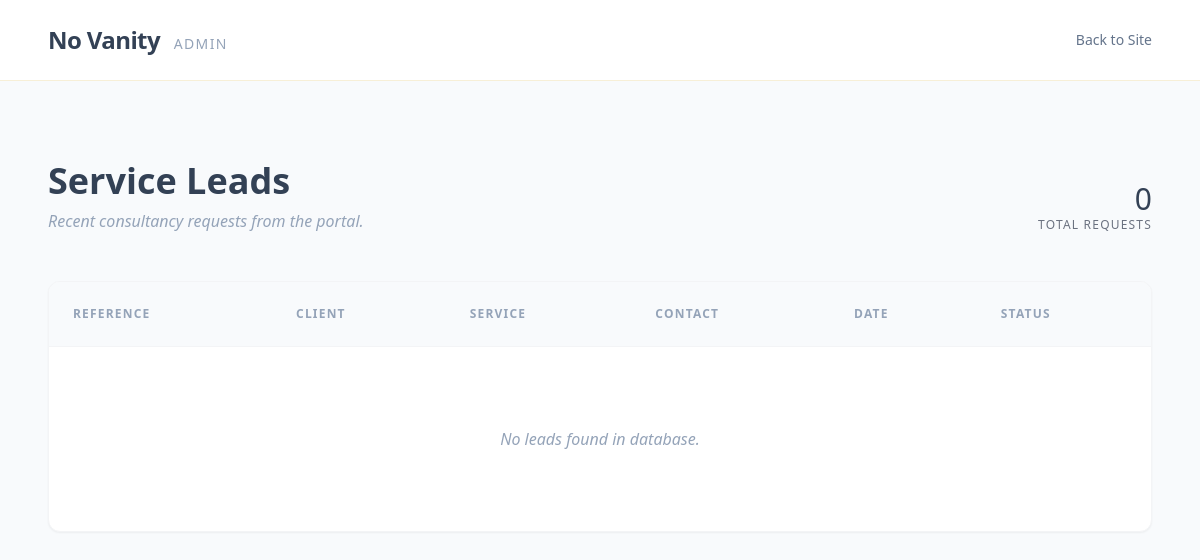
Before: /admin-leads-1234 with the older database file.
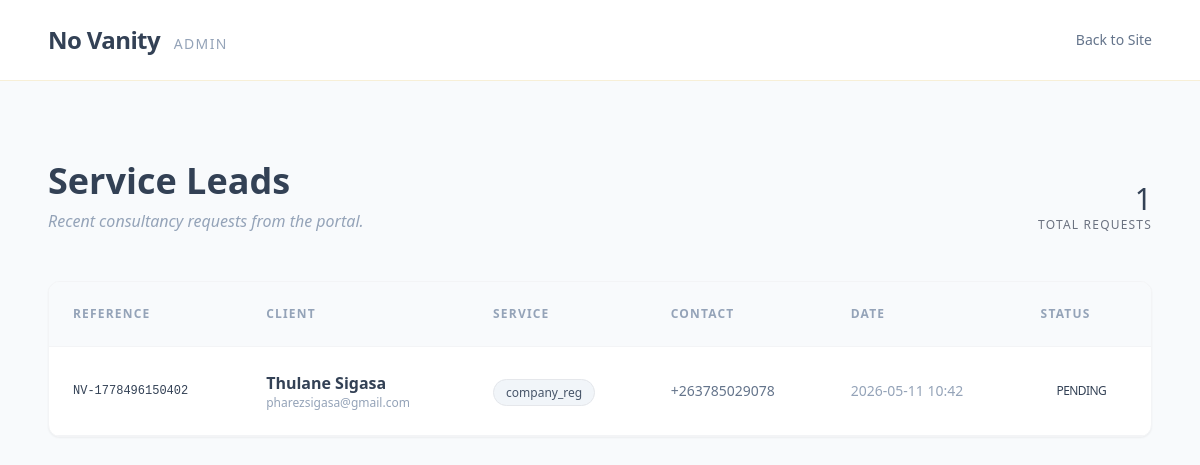
After: the same page with the newer database file.
### app/models.py (models this page shows, shortened)
class ServiceRequest(db.Model):
    id = db.Column(db.Integer, primary_key=True)
    full_name = db.Column(db.String(100), nullable=False)
    phone = db.Column(db.String(20), nullable=False)
    email = db.Column(db.String(120), nullable=False)
    service_id = db.Column(db.String(50), nullable=False)
    created_at = db.Column(db.DateTime, default=datetime.utcnow)
    status = db.Column(db.String(20), default='pending')
    reference = db.Column(db.String(50), unique=True)

### app/routes.py (the view)
@main_bp.route('/admin-leads-1234')
def admin():
    leads = ServiceRequest.query.order_by(ServiceRequest.created_at.desc()).all()
    return render_template('admin.html', leads=leads)

### app/templates/admin.html (shortened to what this page needs)
<!DOCTYPE html>
<html lang="en">
<head>
    <script src="https://cdn.tailwindcss.com"></script>
    <link rel="stylesheet" href="{{ url_for('static', filename='css/styles.css') }}">
</head>
<body class="text-slate-700 font-sans antialiased">
    <nav class="py-6 px-12 flex justify-between items-center nav-admin bg-white backdrop-blur-md">
        <div class="text-gold-DEFAULT font-heading font-bold text-2xl tracking-tight">No Vanity <span class="text-slate-400 text-sm ml-2 font-sans font-normal uppercase tracking-widest">Admin</span></div>
        <a href="/" class="text-sm text-slate-500 hover:text-gold-DEFAULT transition-colors">Back to Site</a>
    </nav>
    <main class="py-20 px-6 md:px-12 max-w-7xl mx-auto">
        <div class="flex justify-between items-end mb-12">
            <div>
                <h1 class="text-4xl font-heading font-bold mb-2 text-navy-900">Service <span class="text-gold-DEFAULT">Leads</span></h1>
                <p class="text-slate-400 font-light italic">Recent consultancy requests from the portal.</p>
            </div>
            <div class="text-right">
                <div class="text-3xl font-heading text-gold-DEFAULT">{{ leads|length }}</div>
                <div class="text-xs uppercase tracking-widest text-gray-500">Total Requests</div>
            </div>
        </div>
        <div class="overflow-x-auto bg-white rounded-xl border border-gray-100 shadow-sm">
            <table class="w-full text-left">
                <thead>
                    <tr class="border-b border-gray-100 text-xs uppercase tracking-widest text-slate-400 bg-slate-50">
                        <th class="p-6">Reference</th>
                        <th class="p-6">Client</th>
                        <th class="p-6">Service</th>
                        <th class="p-6">Contact</th>
                        <th class="p-6">Date</th>
                        <th class="p-6">Status</th>
                    </tr>
                </thead>
                <tbody>
                    {% for lead in leads %}
                    <tr class="border-b border-gray-100 admin-row transition-colors duration-200">
                        <td class="p-6 font-mono text-xs text-gold-DEFAULT/70">{{ lead.reference }}</td>
                        <td class="p-6">
                            <div class="font-bold text-navy-900">{{ lead.full_name }}</div>
                            <div class="text-xs text-slate-400">{{ lead.email }}</div>
                        </td>
                        <td class="p-6">
                            <span class="px-3 py-1 bg-slate-100 rounded-full text-xs border border-gray-200 text-slate-600">{{ lead.service_id }}</span>
                        </td>
                        <td class="p-6 text-sm text-slate-500">{{ lead.phone }}</td>
                        <td class="p-6 text-sm text-slate-400">{{ lead.created_at.strftime('%Y-%m-%d %H:%M') }}</td>
                        <td class="p-6">
                            <div class="flex items-center gap-2">
                                <div class="w-2 h-2 rounded-full bg-emerald-DEFAULT"></div>
                                <span class="text-xs uppercase tracking-tighter">{{ lead.status }}</span>
                            </div>
                        </td>
                    </tr>
                    {% else %}
                    <tr>
                        <td colspan="6" class="p-20 text-center text-slate-400 italic">No leads found in database.</td>
                    </tr>
                    {% endfor %}
                </tbody>
            </table>
        </div>
    </main>
</body>
</html>

### app/static/css/styles.css (style rules this page uses)
body { -webkit-font-smoothing: antialiased; -moz-osx-font-smoothing: grayscale; cursor: none; }
body::before { content: ""; position: fixed; top: 0; left: 0; width: 100%; height: 100%; background: url("https://grainy-gradients.vercel.app/noise.svg"); opacity: 0.05; pointer-events: none; z-index: 9999; }
a, button, select, input, .cursor-pointer { cursor: none !important; }

### app/templates/admin.html (style rules this page uses)
body { background-color: #F8FAFC; cursor: default !important; }
.nav-admin { border-bottom: 1px solid rgba(212, 175, 55, 0.2); }

Changed rows visible on the page:
added ServiceRequest: reference "NV-1778496150402", full_name "Thulane Sigasa", email "pharezsigasa@gmail.com", service_id "company_reg", phone "+263785029078", created_at "2026-05-11 10:42", status "PENDING"
Other visible differences:
{{ leads|length }}: "0" → "1"
text no longer shown: "No leads found in database."
